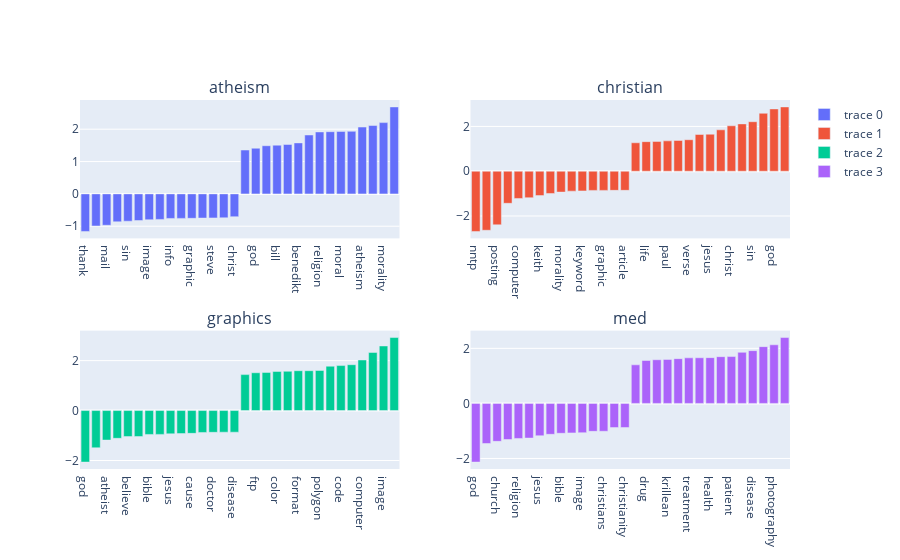

Source (notebook cell):
### Code cell
fig = make_subplots(rows=2, cols=2,
                    subplot_titles=(bar1[2], bar2[2], bar3[2], bar4[2]))

fig.add_trace(
    go.Bar(x=bar1[0], y=bar1[1]),
    row=1, col=1
)

fig.add_trace(
    go.Bar(x=bar2[0], y=bar2[1]),
    row=1, col=2
)

fig.add_trace(
    go.Bar(x=bar3[0], y=bar3[1]),
    row=2, col=1
)

fig.add_trace(
    go.Bar(x=bar4[0], y=bar4[1]),
    row=2, col=2
)

### Figure 1 — Plotly figure (JSON) as saved in the notebook; plotly's stock layout.template omitted (floating-point values rounded to 4 significant figures)
{"data": [{"type": "bar", "x": ["thank", "work", "mail", "christians", "sin", "photography", "image", "need", "info", "friend", "graphic", "doctor", "steve", "interested", "christ", "gregg", "god", "jon", "bill", "rushdie", "benedikt", "islam", "religion", "mathew", "moral", "islamic", "atheism", "atheist", "morality", "keith"], "xaxis": "x", "y": [-1.161, -0.9924, -0.9706, -0.8637, -0.8442, -0.8247, -0.799, -0.7892, -0.759, -0.7571, -0.755, -0.7475, -0.7436, -0.7402, -0.7051, 1.356, 1.412, 1.489, 1.507, 1.528, 1.577, 1.821, 1.916, 1.923, 1.932, 1.935, 2.067, 2.114, 2.204, 2.689], "yaxis": "y"}, {"type": "bar", "x": ["nntp", "host", "posting", "distribution", "computer", "newsreader", "keith", "tin", "morality", "system", "keyword", "apr", "graphic", "medical", "article", "mary", "life", "prayer", "paul", "heaven", "verse", "catholic", "jesus", "christianity", "christ", "christian", "sin", "christians", "god", "church"], "xaxis": "x2", "y": [-2.69, -2.637, -2.394, -1.433, -1.216, -1.183, -1.09, -0.9944, -0.9321, -0.8903, -0.8806, -0.8567, -0.8559, -0.8543, -0.854, 1.27, 1.32, 1.332, 1.356, 1.375, 1.407, 1.641, 1.654, 1.849, 2.029, 2.114, 2.211, 2.588, 2.783, 2.872], "yaxis": "y2"}, {"type": "bar", "x": ["god", "people", "atheist", "christian", "believe", "church", "bible", "religion", "jesus", "say", "cause", "keith", "doctor", "school", "disease", "algorithm", "ftp", "graphics", "color", "version", "format", "tiff", "polygon", "program", "code", "software", "computer", "file", "image", "graphic"], "xaxis": "x3", "y": [-2.063, -1.491, -1.181, -1.112, -1.042, -1.04, -0.9562, -0.9535, -0.9328, -0.922, -0.9127, -0.8773, -0.8706, -0.866, -0.8655, 1.438, 1.514, 1.527, 1.567, 1.572, 1.595, 1.595, 1.605, 1.776, 1.8, 1.835, 2.024, 2.326, 2.586, 2.923], "yaxis": "y3"}, {"type": "bar", "x": ["god", "christian", "church", "graphic", "religion", "file", "jesus", "atheist", "bible", "book", "image", "point", "christians", "code", "christianity", "information", "drug", "gordon", "krillean", "medicine", "treatment", "food", "health", "banks", "patient", "msg", "disease", "medical", "photography", "doctor"], "xaxis": "x4", "y": [-2.132, -1.457, -1.379, -1.312, -1.274, -1.26, -1.175, -1.123, -1.086, -1.072, -1.063, -1.015, -1.012, -0.8778, -0.8752, 1.401, 1.559, 1.586, 1.6, 1.627, 1.656, 1.659, 1.664, 1.698, 1.702, 1.856, 1.918, 2.063, 2.129, 2.393], "yaxis": "y4"}], "layout": {"annotations": [{"font": {"size": 16}, "showarrow": false, "text": "atheism", "x": 0.225, "xanchor": "center", "xref": "paper", "y": 1, "yanchor": "bottom", "yref": "paper"}, {"font": {"size": 16}, "showarrow": false, "text": "christian", "x": 0.775, "xanchor": "center", "xref": "paper", "y": 1, "yanchor": "bottom", "yref": "paper"}, {"font": {"size": 16}, "showarrow": false, "text": "graphics", "x": 0.225, "xanchor": "center", "xref": "paper", "y": 0.375, "yanchor": "bottom", "yref": "paper"}, {"font": {"size": 16}, "showarrow": false, "text": "med", "x": 0.775, "xanchor": "center", "xref": "paper", "y": 0.375, "yanchor": "bottom", "yref": "paper"}], "autosize": true, "xaxis": {"anchor": "y", "autorange": true, "domain": [0, 0.45], "range": [-0.5, 29.5], "type": "category"}, "xaxis2": {"anchor": "y2", "autorange": true, "domain": [0.55, 1], "range": [-0.5, 29.5], "type": "category"}, "xaxis3": {"anchor": "y3", "autorange": true, "domain": [0, 0.45], "range": [-0.5, 29.5], "type": "category"}, "xaxis4": {"anchor": "y4", "autorange": true, "domain": [0.55, 1], "range": [-0.5, 29.5], "type": "category"}, "yaxis": {"anchor": "x", "autorange": true, "domain": [0.625, 1], "range": [-1.375, 2.903], "type": "linear"}, "yaxis2": {"anchor": "x2", "autorange": true, "domain": [0.625, 1], "range": [-2.999, 3.181], "type": "linear"}, "yaxis3": {"anchor": "x3", "autorange": true, "domain": [0, 0.375], "range": [-2.34, 3.2], "type": "linear"}, "yaxis4": {"anchor": "x4", "autorange": true, "domain": [0, 0.375], "range": [-2.383, 2.645], "type": "linear"}}}
